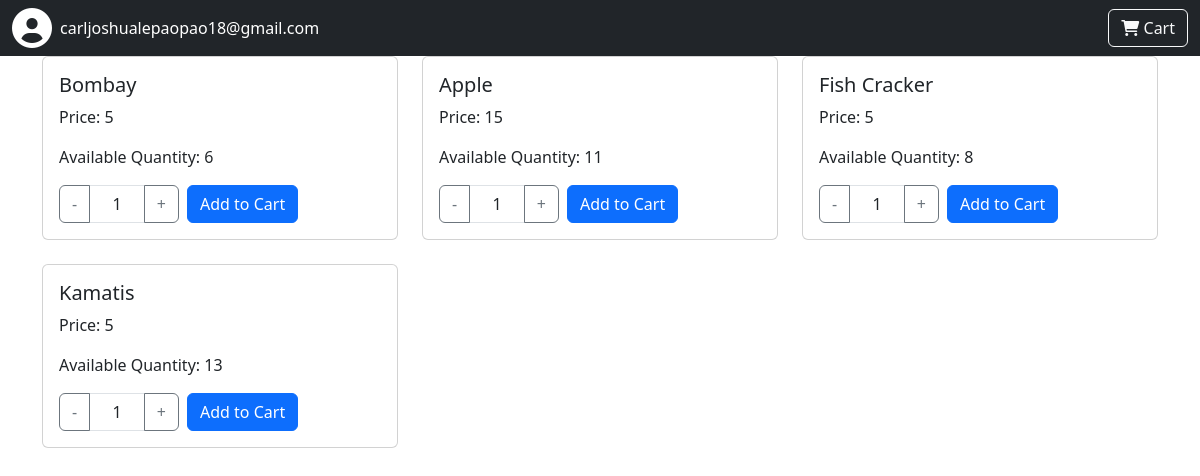
/landingpage.php (signed in), run on the app's committed database.
### tables this page shows
CREATE TABLE `products` (
  `id` int(255) NOT NULL,
  `product_name` varchar(255) NOT NULL,
  `category` int(11) NOT NULL,
  `price` int(255) NOT NULL,
  `quantity` int(255) NOT NULL,
  `product_availability` varchar(255) NOT NULL,
  `date` date NOT NULL
);

### landingpage.php (the view, shortened to what this page needs)
<?php
$connection = new Connection();
$pdo = $connection->OpenConnection();
try {
    $stmt = $pdo->prepare("SELECT product_name, price, quantity FROM products");
    $stmt->execute();
    $products = $stmt->fetchAll(PDO::FETCH_ASSOC);
} catch (PDOException $e) {
    die("Error: " . $e->getMessage());
}
?>
<!DOCTYPE html>
<html lang="en">
<head>
    <link href="https://cdn.jsdelivr.net/npm/bootstrap@5.3.0/dist/css/bootstrap.min.css" rel="stylesheet">
    <link rel="stylesheet" href="https://cdnjs.cloudflare.com/ajax/libs/font-awesome/6.0.0-beta3/css/all.min.css">
</head>
<body>
    <nav class="navbar navbar-expand-lg navbar-dark bg-dark">
        <div class="container-fluid">
            <li class="nav-item d-flex align-items-center">
                <i class="fas fa-user-circle text-white" style="font-size: 40px;"></i>
                <span class="ms-2 text-white">
                    <?php
                    echo isset($_SESSION['username']) ? htmlspecialchars($_SESSION['username']) : 'Guest';
                    ?>
                </span>
            </li>
            <div class="collapse navbar-collapse" id="navbarNav">
                <ul class="navbar-nav ms-auto">
                    <li class="nav-item">
                    <button id="openCartBtn" class="btn btn-outline-light" type="button" onclick="openCart()">
                        <i class="fas fa-shopping-cart"></i> Cart
                    </button>
                    </li>
                </ul>
            </div>
        </div>
    </nav>
    <div class="container">
        <div class="row">
            <?php if (!empty($products)): ?>
                <?php foreach ($products as $index => $row): ?>
                    <div class="col-md-4 mb-4">
                        <div class="card">
                            <div class="card-body">
                                <h5 class="card-title"><?= htmlspecialchars($row["product_name"]) ?></h5>
                                <p class="card-text">Price: <?= htmlspecialchars($row["price"]) ?></p>
                                <p class="card-text">Available Quantity: <?= htmlspecialchars($row["quantity"]) ?></p>
                                <div class="d-flex align-items-center">
                                    <div class="input-group me-2" style="width: 120px;">
                                        <button class="btn btn-outline-secondary" type="button" onclick="decrementQuantity('quantity-<?= $index ?>')">-</button>
                                        <input type="text" id="quantity-<?= $index ?>" class="form-control text-center" value="1" min="1" readonly>
                                        <button class="btn btn-outline-secondary" type="button" onclick="incrementQuantity('quantity-<?= $index ?>')">+</button>
                                    </div>
                                    <button class="btn btn-primary" onclick="addToCart('<?= htmlspecialchars($row['product_name']) ?>', '<?= htmlspecialchars($row['price']) ?>', document.getElementById('quantity-<?= $index ?>').value)">
                                        Add to Cart
                                    </button>
                                </div>
                            </div>
                        </div>
                    </div>
                <?php endforeach; ?>
            <?php else: ?>
                <p>No products found.</p>
            <?php endif; ?>
        </div>
    </div>
</body>
</html>

### data on the page
products: product_name "Bombay", price "5", quantity "6"
products: product_name "Apple", price "15", quantity "11", value "1"
products: product_name "Fish Cracker", price "5", quantity "8"
products: product_name "Kamatis", price "5", quantity "13"

### other printed values
$_SESSION['username'] "carljoshualepaopao18@gmail.com"
